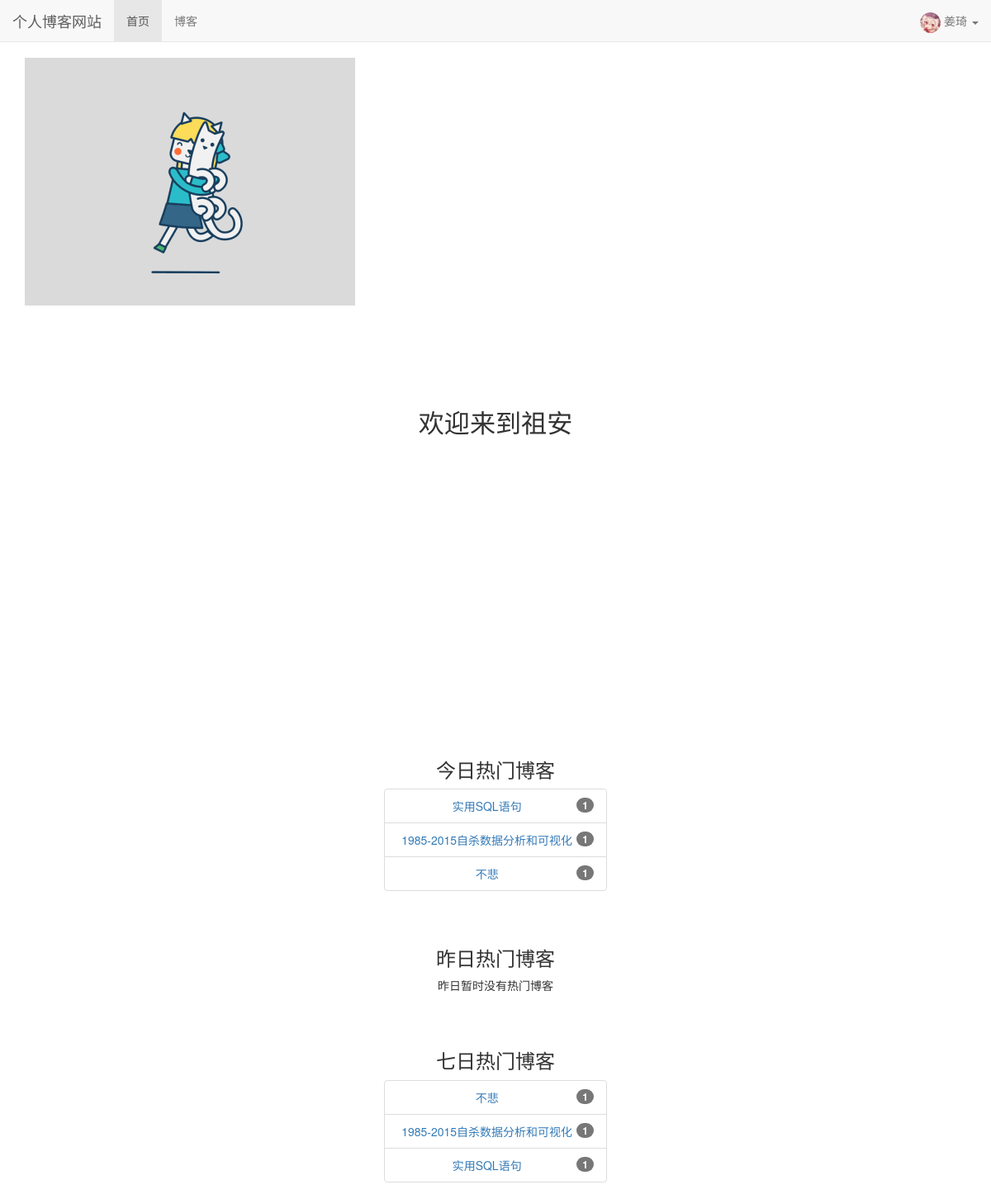
The app's page / (signed in) with its own data.
### user/models.py (models this page shows, shortened)
class Profile(models.Model):
	user = models.OneToOneField(User, on_delete=models.CASCADE, verbose_name='用户名')
	nickname = models.CharField(max_length=20, verbose_name='昵称')
	photo = models.ImageField(upload_to='photo',verbose_name='头像',default='')

### read_statistics/models.py (models this page shows)
class ReadDetail(models.Model):
    read_num=models.IntegerField(default=0)
    date = models.DateField(default=timezone.now)
    content_type=models.ForeignKey(ContentType,on_delete=models.CASCADE)
    object_id=models.PositiveIntegerField()
    content_object=GenericForeignKey('content_type','object_id')

### bowen/models.py (models this page shows, shortened)
class Blog(models.Model,ReadNumModel):
    blog_type =models.ForeignKey(BlogType,on_delete=models.CASCADE)
    title = models.CharField(max_length=50)
    content = RichTextUploadingField()
    author = models.ForeignKey(User,on_delete=models.CASCADE)
    read_details =GenericRelation(ReadDetail)
    created_time = models.DateTimeField(auto_now_add=True)
    last_updated_time = models.DateTimeField(auto_now=True)
    class Meta:
        ordering =['-created_time']

### blog/views.py (the view)
# urls.py: 2. Add a URL to urlpatterns:  path('', views.home, name='home')
def home(request):
    blog_content_type =ContentType.objects.get_for_model(Blog)
    dates,read_nums=get_7_days_read_data(blog_content_type)
    hot_data_7days=cache.get('hot_data_7days')
    if hot_data_7days is None:
        hot_data_7days=get_7_days_blog()
        cache.set('hot_data_7days',hot_data_7days,3600)
    context={}
    context['dates']=dates
    context['read_nums']=read_nums
    context['hot_data_ysday']=get_ysday_hot_data(blog_content_type)
    context['hot_data_day']=get_day_hot_data(blog_content_type)
    context['hot_data_7days']=hot_data_7days
    return render(request,'home.html', context)

### blog/views.py (called while the page is built)
def get_7_days_blog():
    today=timezone.now().date()
    date =today-datetime.timedelta(days=7)
    blogs=Blog.objects.filter(read_details__date__lt=today,read_details__date__gte=date) \
                      .values('id','title') \
                      .annotate(read_num_sum=Sum('read_details__read_num')) \
                      .order_by('-read_num_sum')
    return blogs[:7]

### read_statistics/utils.py (called while the page is built)
def get_7_days_read_data(content_type):
    today=timezone.now().date()
    dates=[]
    read_nums=[]
    for  i in range(6,-1,-1):
        date=today -datetime.timedelta(days=i)
        dates.append(date.strftime('%m/%d'))
        read_details = ReadDetail.objects.filter(content_type=content_type,date=date)
        result = read_details.aggregate(read_num_sum=Sum('read_num'))
        read_nums.append(result['read_num_sum'] or 0)
    return dates, read_nums

def get_day_hot_data(content_type):
    today=timezone.now().date()
    read_details =ReadDetail.objects.filter(content_type=content_type,date=today).order_by('-read_num')
    return read_details[:7]

def get_ysday_hot_data(content_type):
    today=timezone.now().date()
    yesterday =today-datetime.timedelta(days=1)
    read_details =ReadDetail.objects.filter(content_type=content_type,date=yesterday).order_by('-read_num')
    return read_details[:7]

### user/context_processors.py (called while the page is built)
def login_modal_form(request):
	return {'login_modal_form': loginForm()}

### user/models.py (called while the page is built)
def get_nickname_or_username(self):
	if Profile.objects.filter(user=self).exists():
		profile=Profile.objects.get(user=self)
		return profile.nickname
	else:
		return self.username

### templates/home.html (shortened to what this page needs)
{% extends 'base.html' %}
{% load static %}
{% block header_extends %}
    <link rel="stylesheet" href="{% static 'home.css' %}">
    <link rel="stylesheet" href="{% static 'bootstrap-3.3.7/css/bootstrap.min.css' %}">
{% endblock %}
{% block nav_home_active %}active{% endblock %}
{% block content %}
    <div class="container">
        <img src="{% static 'matter/home.gif' %}">
    </div>
    <h3 class="home">欢迎来到祖安</h3>
    <div id="container"></div>
    <div class="hot-data container" style="width: 300px;">
        <h3 class="">今日热门博客</h3>
        <ul class="list-group">
            {% for hot_data in hot_data_day %}
                <li class="list-group-item">
                    <span class="badge">{{ hot_data.read_num }}</span>
                    <a href="{% url 'blog_detail' hot_data.content_object.pk %}">
                    {{ hot_data.content_object.title }}</a></li>
            {% empty %}
                <li>今日暂时没有热门博客</li>
            {% endfor %}
        </ul>
    </div>
    <div class="hot-data container" style="width: 300px;">
        <h3>昨日热门博客</h3>
        <ul class="list-group">
            {% for hot_data in hot_data_ysday %}
                <li class="list-group-item"><a href="{% url 'blog_detail' hot_data.content_object.pk %}">
                    {{ hot_data.content_object.title }}</a>
                    <span class="badge">{{ hot_data.read_num }}</span>
                </li>
            {% empty %}
                <li>昨日暂时没有热门博客</li>
            {% endfor %}
        </ul>
    </div>
    <div class="hot-data container" style="width: 300px;">
        <h3>七日热门博客</h3>
        <ul class="list-group">
            {% for hot_blog in hot_data_7days %}
                <li class="list-group-item"><a href="{% url 'blog_detail' hot_blog.id %}">
                    {{ hot_blog.title }}</a>
                    <span class="badge">{{ hot_blog.read_num_sum }}</span>
                </li>
            {% empty %}
                <li>七天暂时没有热门博客</li>
            {% endfor %}
        </ul>
    </div>
{% endblock %}

### templates/base.html (shortened to what this page needs)
{% load static  %}
<!DOCTYPE html>
<html lang="zh-CN">
<head>
    <link rel="stylesheet" href="{% static 'base.css' %}">
    <link rel="stylesheet" href="{% static 'bootstrap-3.3.7/css/bootstrap.min.css' %}">
    {% block header_extends %}{% endblock %}
</head>
<boby>
    <div class="navbar navbar-default navbar-fixed-top" role="navigation">
        <div class="container_fluid">
            <div class="navbar-header">
                <a class="navbar-brand" href="{% url 'home' %}">
                    个人博客网站</a>
            </div>
            <div id="navbar-collapse" class="collapse navbar-collapse">
                <ul class="nav navbar-nav">
                    <li class="{% block nav_home_active %}{% endblock %}">
                        <a href="{% url 'home' %}">首页</a></li>
                    <li class="{% block nav_blog_active %}{% endblock %}">
                        <a href="{% url 'blog_list' %}">博客</a></li>
                </ul>
                <ul class="nav navbar-nav navbar-right" style="margin-right: 0;">
                    {% if not user.is_authenticated %}
                        <li><a href="{% url 'login' %}?from={{ request.get_full_path }}">登录</a></li>
                        <li><a href="{% url 'register' %}?from={{ request.get_full_path }}">注册</a></li>
                    {% else %}
                        <li class="dropdown">
                          <a href="#" class="dropdown-toggle" data-toggle="dropdown" role="button" style="height: 50px;">
                            <li><img src="{{MEDIA_URL}}{{ request.user.profile.photo }}" alt="..." class="img-circle dropdown-toggle" style="width: 25px;height: 25px;">
                            {{ user.get_nickname_or_username }}
                            <span class="caret"></span></a>
                        </li>
                    {% endif %}
                </ul>
            </div>
        </div>
    </div>
    {% block content %}{% endblock %}
</body>
</html>

### static/base.css (style rules this page uses)
* { margin: 0; padding: 0; }
ul { list-style-type: none !important; }

### static/home.css (style rules this page uses)
h3.home { font-size: 222%; text-align: center; margin-top: 4em; margin-bottom: 2em; }
div#container { margin: 0 auto; height: 20em; min-width: 20em; max-width: 30em; }
div.hot-data { text-align: center; margin-top: 2em; width: 300px; }

### records on screen
ReadDetail: read_num "1", content_object "实用SQL语句"
ReadDetail: read_num "1", content_object "1985-2015自杀数据分析和可视化"
ReadDetail: read_num "1", content_object "不悲"
Blog: title "1985-2015自杀数据分析和可视化", read_num_sum "1"
Blog: title "实用SQL语句", read_num_sum "1"

### other values on screen
{{ user.get_nickname_or_username }} "姜琦"
{{ hot_blog.title }} "不悲"
{{ hot_blog.read_num_sum }} "1"
